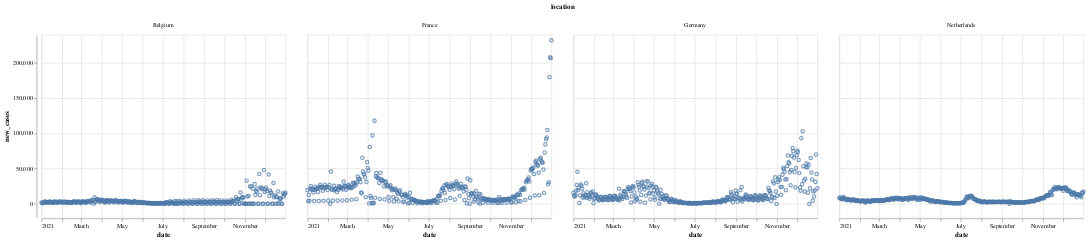

Notebook code for this chart:
### Code cell
alt.Chart(year_and_countries).mark_point().encode(
    x='date',
    y='new_cases',
    column='location',
    tooltip='new_cases'
)

### Figure 1 — Vega-Lite specification as saved in the notebook (floating-point values rounded to 4 significant figures; data arrays with more than 128 entries replaced by an {"elided": "..."} marker saying what was removed)
{"config": {"view": {"continuousWidth": 400, "continuousHeight": 300}}, "data": {"name": "data-f4480f736d19858cb6bfa7abab81264e"}, "mark": "point", "encoding": {"column": {"field": "location", "type": "nominal"}, "tooltip": {"field": "new_cases", "type": "quantitative"}, "x": {"field": "date", "type": "temporal"}, "y": {"field": "new_cases", "type": "quantitative"}}, "$schema": "https://vega.github.io/schema/vega-lite/v4.17.0.json", "datasets": {"data-f4480f736d19858cb6bfa7abab81264e": {"elided": "1460 records"}}}
